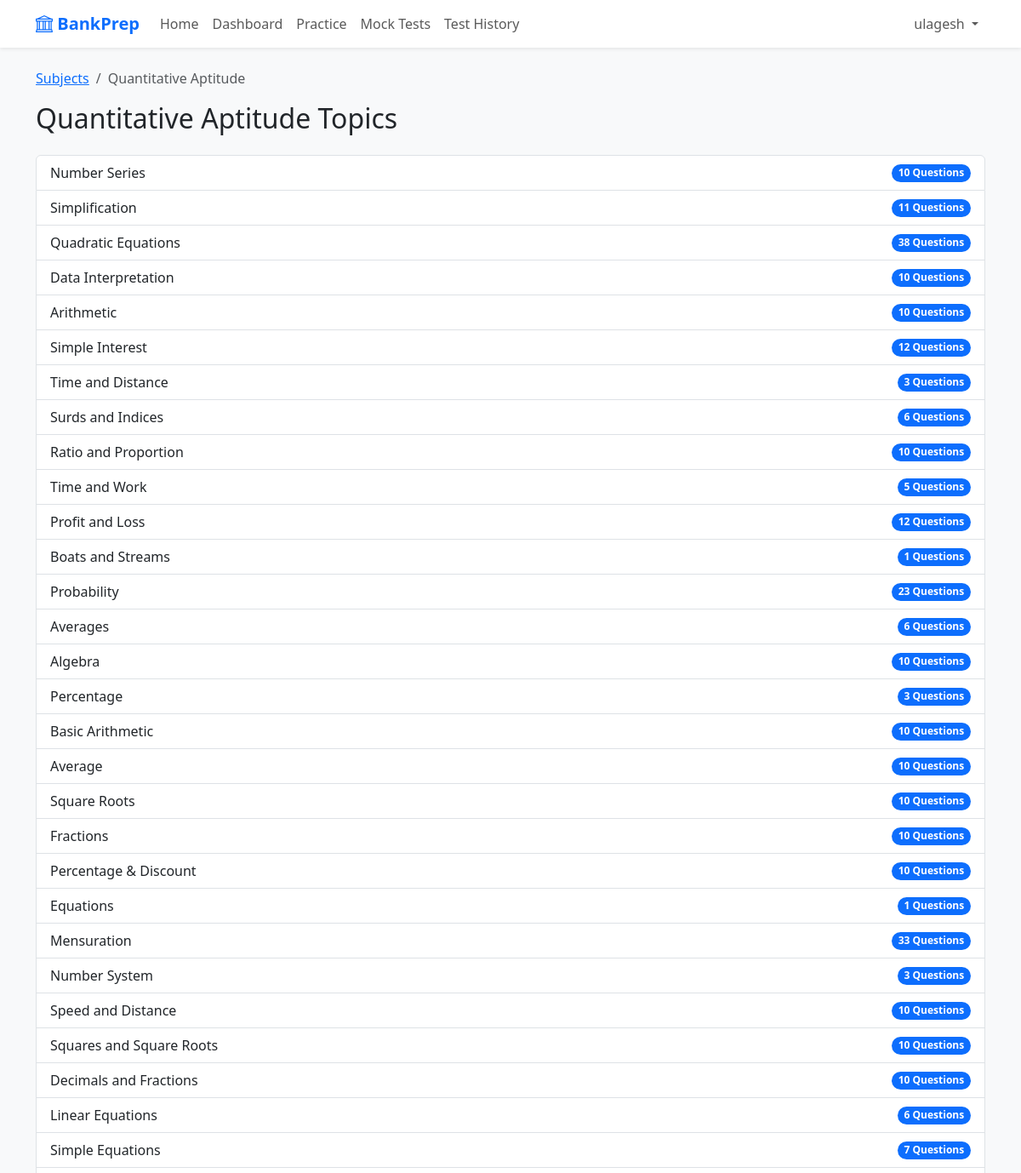
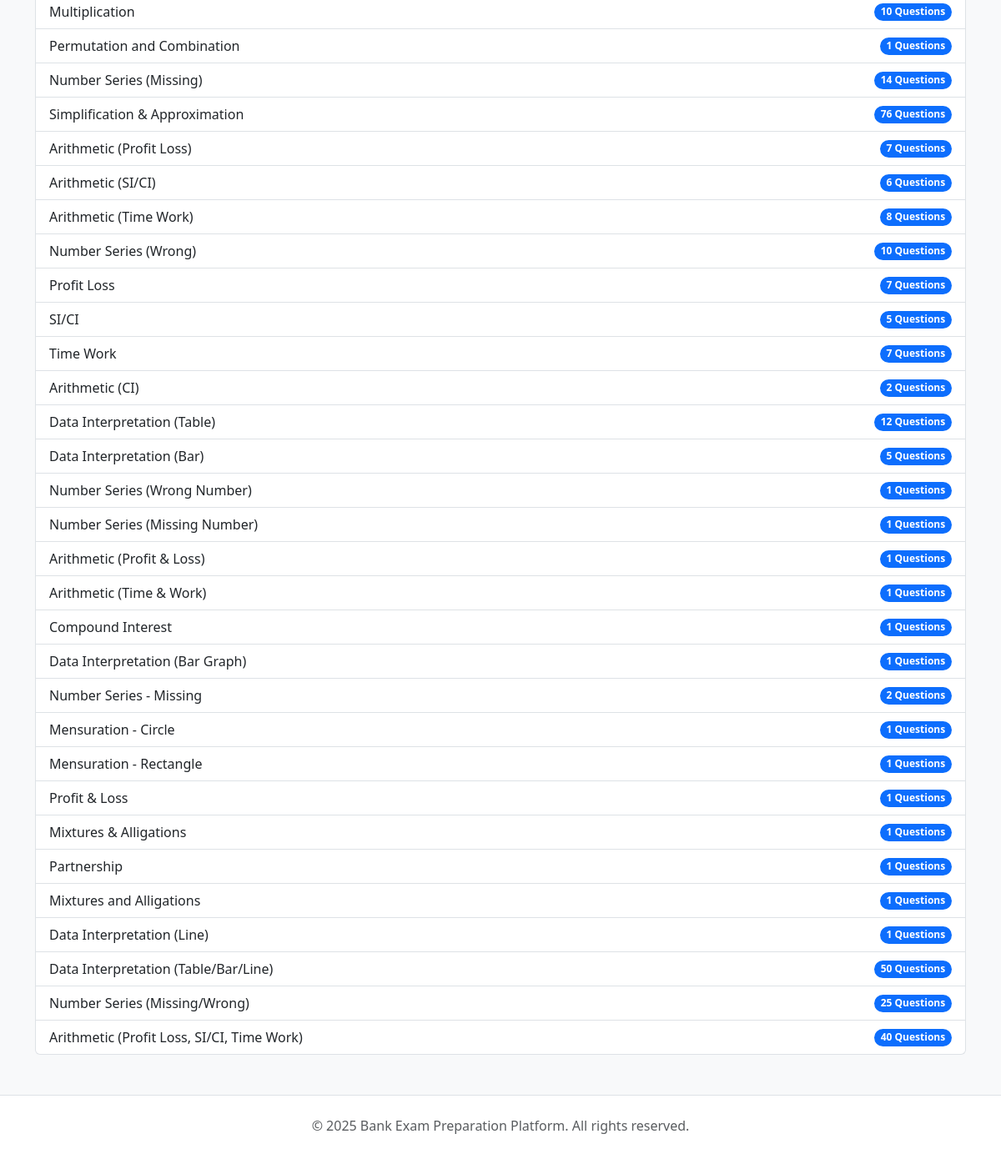
The page /practice/subject/quantitative-aptitude/ (signed in) on the database as committed earlier (2 pictures, top to bottom).
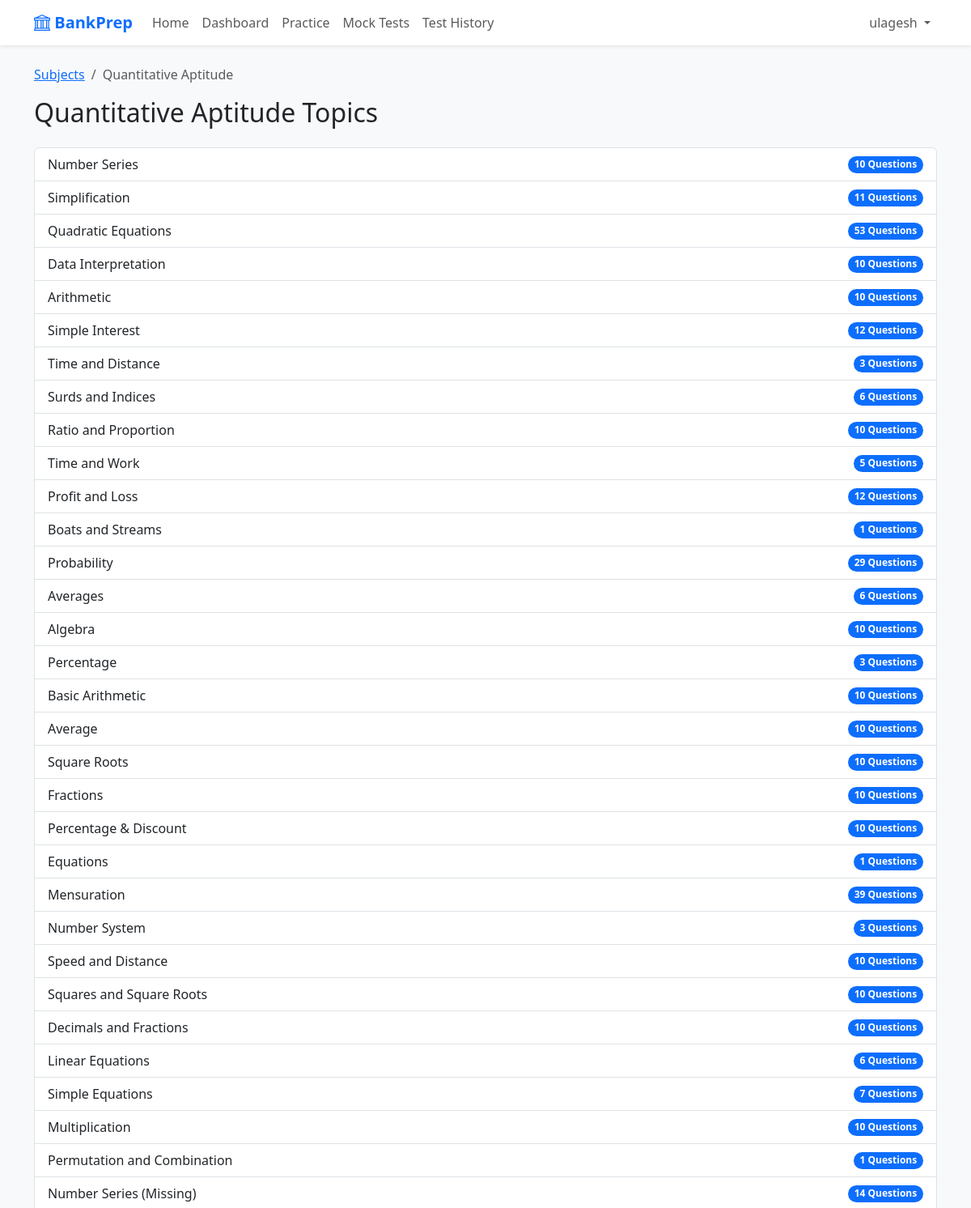
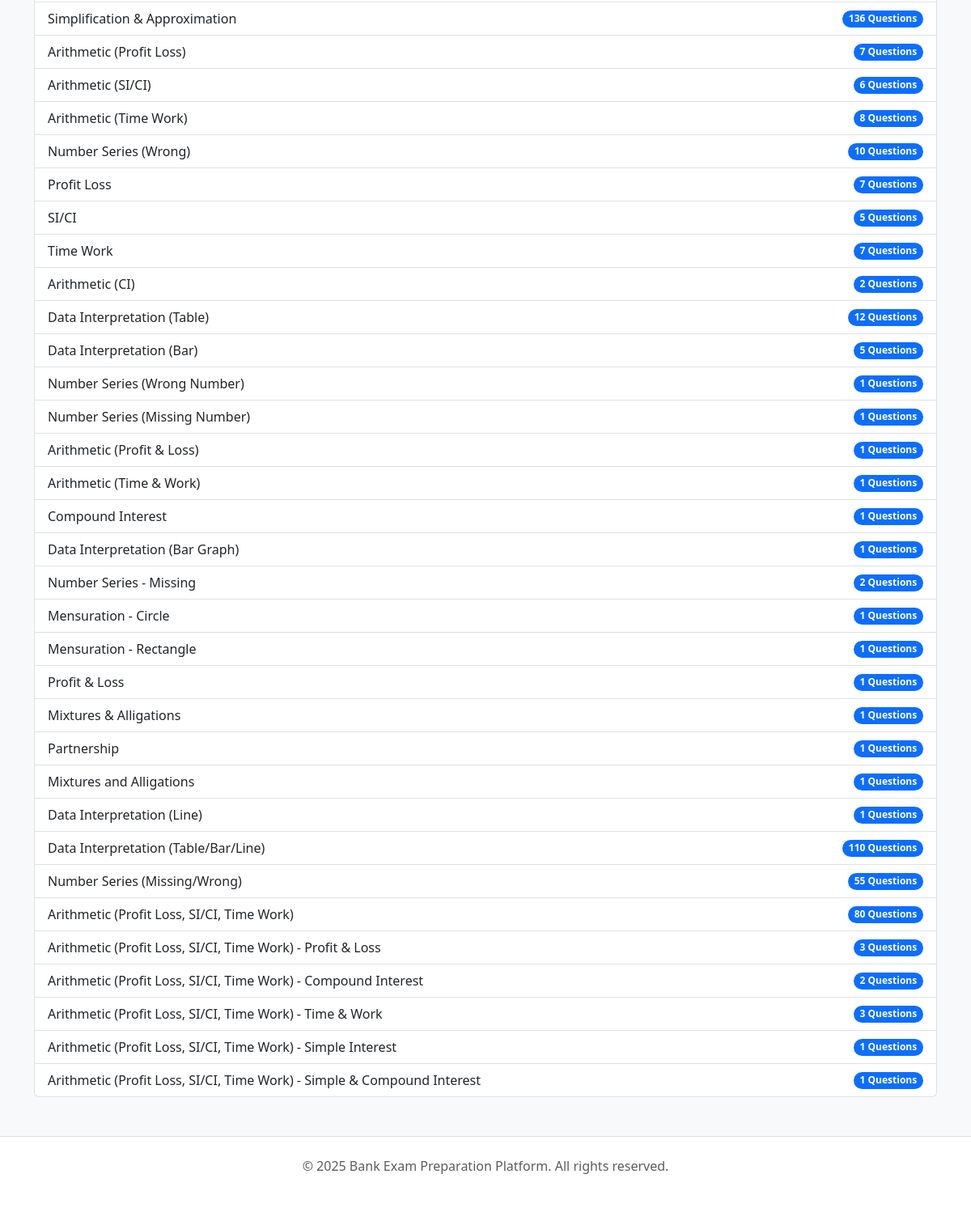
The same page on the database as committed later (2 pictures, top to bottom).
### exams/models.py (models this page shows, shortened)
class Topic(models.Model):
    subject = models.ForeignKey(Subject, on_delete=models.CASCADE, related_name='topics')
    name = models.CharField(max_length=100)
    slug = models.SlugField()

### practice/views.py (the view)
# urls.py: path('subject/<slug:subject_slug>/', views.topic_list, name='topic_list'),
@login_required
def topic_list(request, subject_slug):
    subject = get_object_or_404(Subject, slug=subject_slug)
    topics = subject.topics.all()
    return render(request, 'practice/topic_list.html', {'subject': subject, 'topics': topics})

### practice/templates/practice/topic_list.html
{% extends "base.html" %}
{% block content %}
<nav aria-label="breadcrumb">
    <ol class="breadcrumb">
        <li class="breadcrumb-item"><a href="{% url 'practice_home' %}">Subjects</a></li>
        <li class="breadcrumb-item active" aria-current="page">{{ subject.name }}</li>
    </ol>
</nav>
<h2 class="mb-4">{{ subject.name }} Topics</h2>
<div class="list-group">
    {% for topic in topics %}
    <a href="{% url 'practice_session' topic.slug %}"
        class="list-group-item list-group-item-action d-flex justify-content-between align-items-center">
        {{ topic.name }}
        <span class="badge bg-primary rounded-pill">{{ topic.questions.count }} Questions</span>
    </a>
    {% endfor %}
</div>
{% endblock %}

Rows that differ between the two databases and show on the page:
computed for Topic "Quadratic Equations": questions.count "38" → "53"
computed for Topic "Probability": questions.count "23" → "29"
computed for Topic "Mensuration": questions.count "33" → "39"
computed for Topic "Simplification & Approximation": questions.count "76" → "136"
computed for Topic "Data Interpretation (Table/Bar/Line)": questions.count "50" → "110"
computed for Topic "Number Series (Missing/Wrong)": questions.count "25" → "55"
computed for Topic "Arithmetic (Profit Loss, SI/CI, Time Work)": questions.count "40" → "80"
added Topic: name "Arithmetic (Profit Loss, SI/CI, Time Work) - Profit & Loss", questions.count "3"
added Topic: name "Arithmetic (Profit Loss, SI/CI, Time Work) - Compound Interest", questions.count "2"
added Topic: name "Arithmetic (Profit Loss, SI/CI, Time Work) - Time & Work", questions.count "3"
added Topic: name "Arithmetic (Profit Loss, SI/CI, Time Work) - Simple Interest", questions.count "1"
added Topic: name "Arithmetic (Profit Loss, SI/CI, Time Work) - Simple & Compound Interest", questions.count "1"
